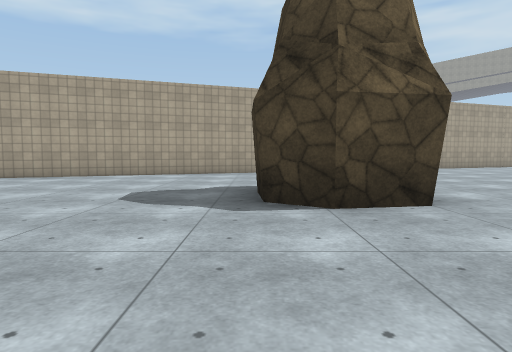
view 1 (above)

14 first-person views from a walk through a Unity game level. The camera is 1.2 m above the floor, tilts 4° down and sees 75° across. The floor is counted in squares, 2 m on a side. Each view is taken from the middle of a square. On the plan, view 1 faces up. The plan holds only what a view shows up to about 10 squares ahead; the rest is blank. The place goes on beyond the plan. Surface patterns are stand-ins for the level's own textures.

view 2
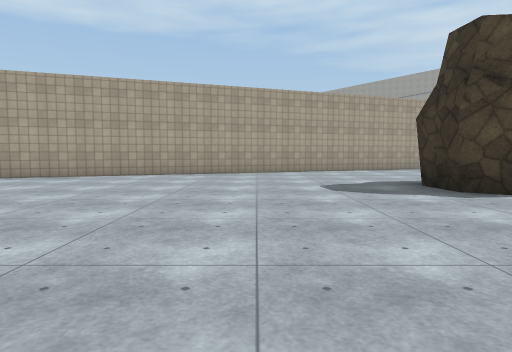

view 3
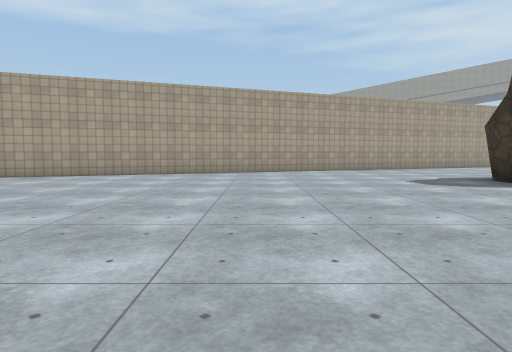

view 4
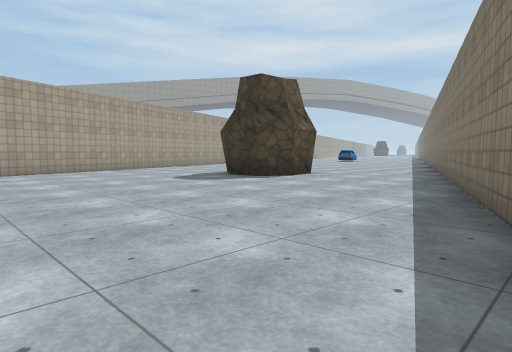

view 5
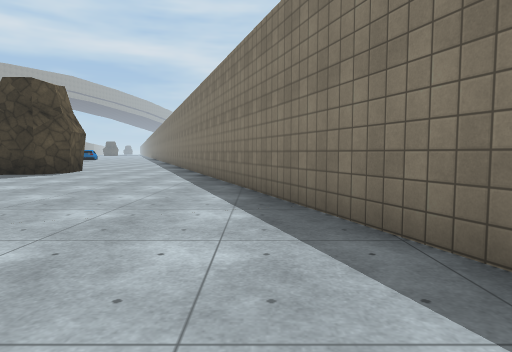

view 6
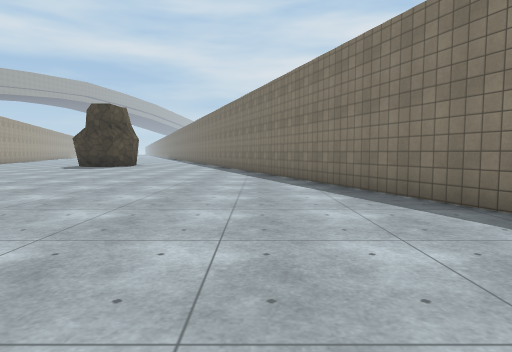

view 7
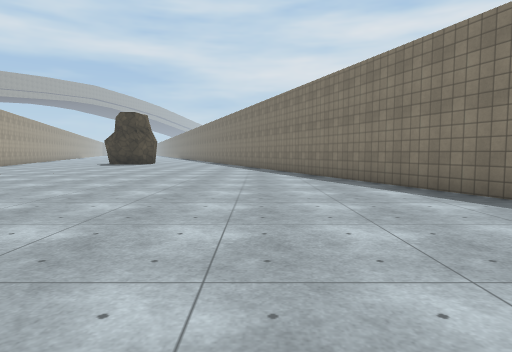

view 8
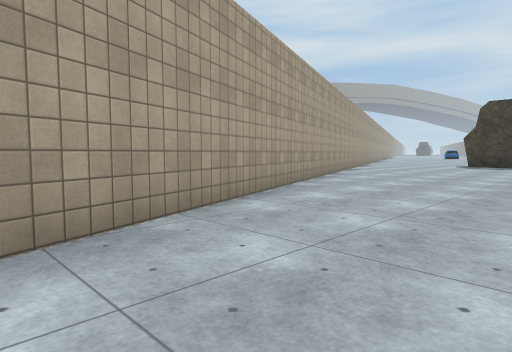

view 9
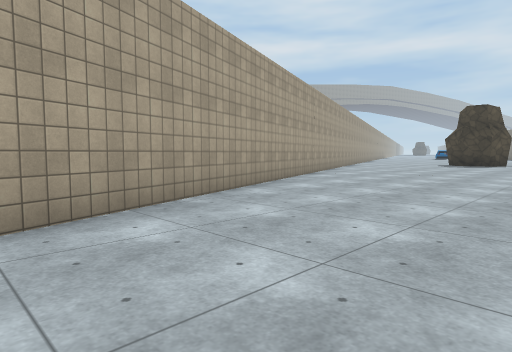

view 10
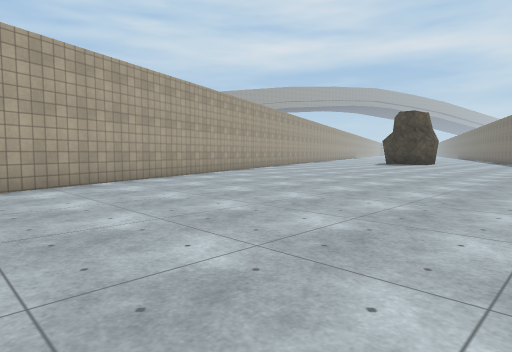

view 11
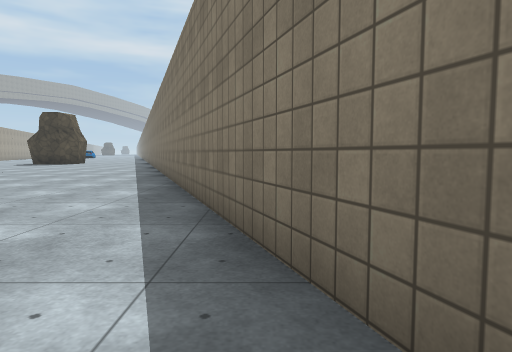

view 12
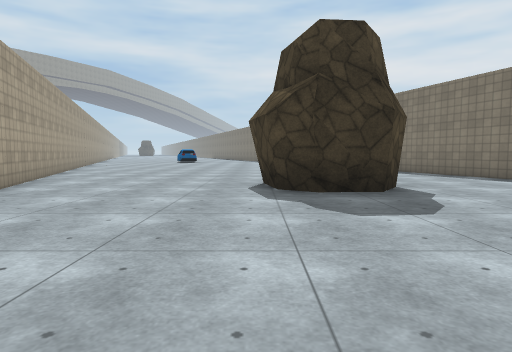

view 13
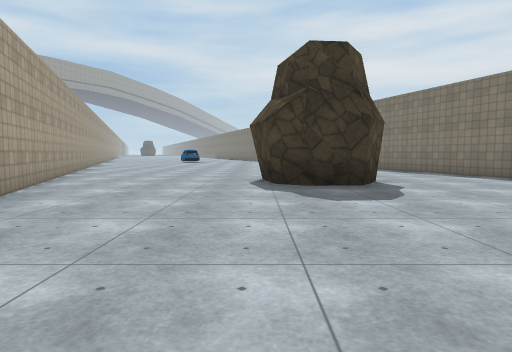

view 14
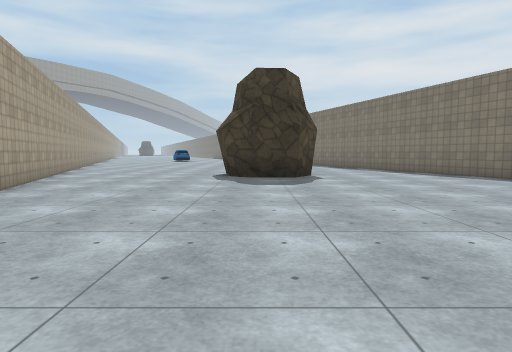

### Floor plan
Points are (right, up) in squares from view 1. A wall is a line through its corners. A room is listed if a view was taken in it or the views show most of it. See-through windows are left out.
Room 1 (views 1, 2, 3, 4, 5, 6, 7, 8, 9, 10, 11, 12, 13, 14)
walls: (5.1, 11.9) (-16.7, 3.9); (-16.4, -6.6) (5, 1.2)
objects: rock (0, 4) to (2, 6)

Where each view was taken, in squares from view 1:
view 1: 0 up, 0 right, facing up
view 2: 1 down, 3 left, facing up
view 3: 2 down, 5 left, facing up
view 4: 2 down, 6 left, facing up-right
view 5: 2 down, 9 left, facing right
view 6: 2 down, 14 left, facing right
view 7: 2 down, 17 left, facing right
view 8: 2 up, 16 left, facing up-right
view 9: 1 up, 17 left, facing up-right
view 10: 2 down, 17 left, facing up-right
view 11: 6 down, 17 left, facing right
view 12: 6 up, 5 left, facing right
view 13: 6 up, 6 left, facing right
view 14: 5 up, 8 left, facing right
